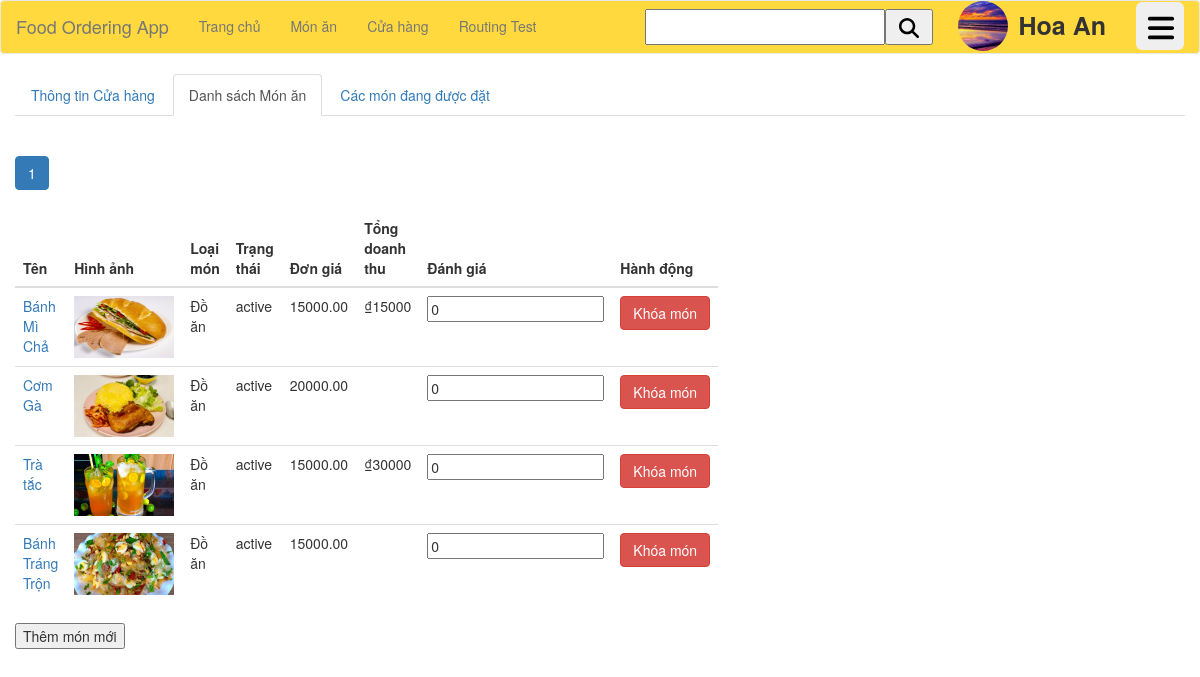
/current-store/product-list/1 (signed in), run on an earlier commit of the app's database.
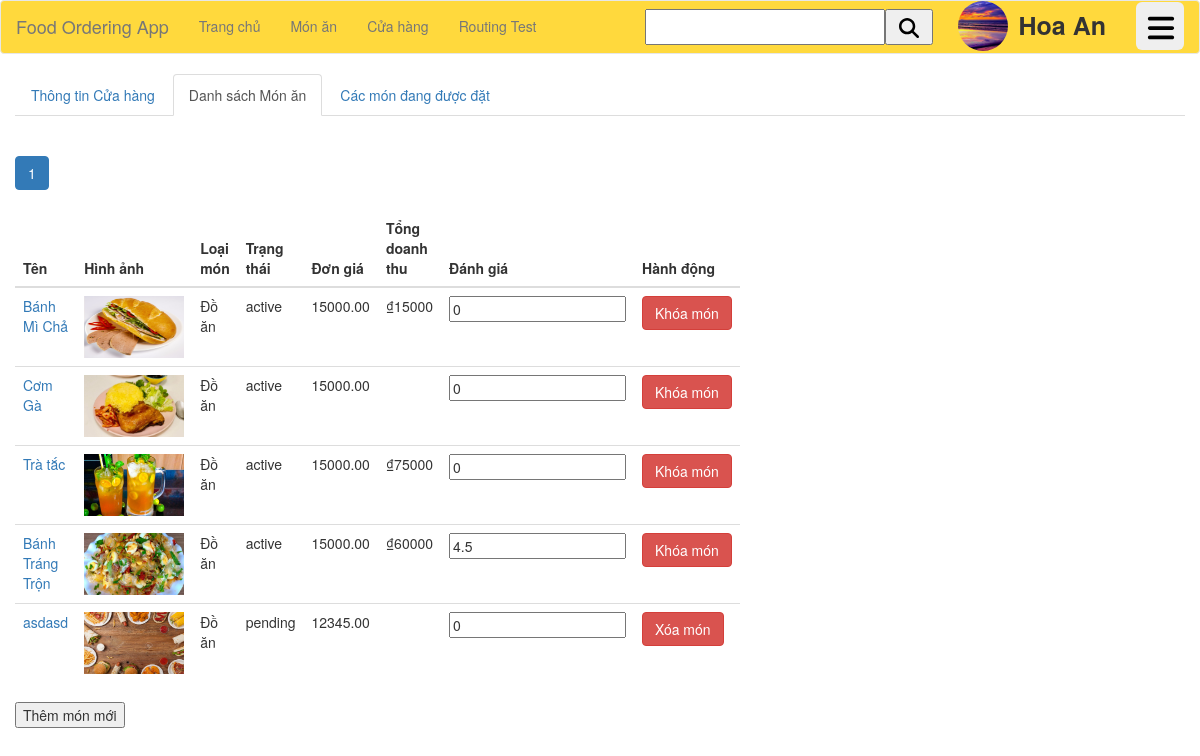
And on a later commit of the database.
### products/models.py (models this page shows, shortened)
class Product(models.Model):
    name = models.TextField(max_length=255)
    description = models.TextField(max_length=2048,blank = True)
    store = models.ForeignKey(Store,on_delete=models.CASCADE,null=True,related_name="products")
    price = MoneyField(max_digits=256,decimal_places=2,default = 0,default_currency='VND')
    new_price = MoneyField(max_digits=256,decimal_places=2,default = 0,default_currency='VND')
    image = models.ImageField(default='products.png', upload_to='products/')
    category = models.ForeignKey(Category,on_delete=models.DO_NOTHING,blank=True,null=True)
    status = models.ForeignKey(Product_Status,on_delete=models.DO_NOTHING,blank=True,null=True)
    moderated = models.DateTimeField(blank=True, null=True)
    updated = models.DateTimeField(auto_now=True)
    created = models.DateTimeField(auto_now_add=True)
    slug = models.SlugField(max_length=255,null=True)
    class Meta:
        db_table = "Product"
        verbose_name = "Product"
    @property
    def average_rating(self):
        average_rating = self.reviews.aggregate(Avg("rating"),Count('author'))
        return average_rating
    @property
    def total_revenue(self):
        order_products = self.order_products.exclude(Q(status__code = "pending")|Q(status__code = "cancelled")|Q(status__code = "ghosted"))
        return order_products.aggregate(Sum("total"))["total__sum"]

class Category(models.Model):
    code = models.TextField(max_length=100,default = "")
    name = models.TextField(max_length=100,default = "")
    updated = models.DateTimeField(auto_now=True)
    created = models.DateTimeField(auto_now_add=True)
    class Meta:
        db_table = "Category"
        verbose_name = "Category"

class Product_Status(models.Model):
    code = models.CharField(max_length=20)
    class Meta:
        db_table = "Product_Status"
        verbose_name = "Product_Status"
    def __str__(self):
        return self.code

### stores/views.py (the view, shortened to what this page needs)
# urls.py: path('current-store/product-list/<int:page_id>',StoreProductView),
def StoreProductView(request,page_id):
    ctx = {}
    try:
        store = request.user.store
    except:
        store = None
    products = Product.objects.filter(store = store)
    paginator = Paginator(products, 10)
    page = paginator.get_page(page_id)
    ctx["page"] = page
    ctx["page_range"] = range(1, paginator.num_pages + 1)
    return render(request, "Site/StoreProductList.html", ctx)

### profiles/models.py (called while the page is built)
	@property
	def is_store_owner(self):
		return Group.objects.get(name="StoreOwners") in self.user.groups.all()

	@property
	def is_deliverer(self):
		return Group.objects.get(name="Deliverers") in self.user.groups.all()

	@property
	def is_moderator(self):
		return Group.objects.get(name="Moderators") in self.user.groups.all()

### templates/Site/StoreProductList.html (shortened to what this page needs)
{% extends 'Site/index.html' %}
{% block content %}
    <div class = "container-fluid">
        {% if user.is_authenticated %}
            {% if user.store %}
                <ul class="nav nav-tabs">
                    <li><a href="/current-store">Thông tin Cửa hàng</a></li>
                    <li class="active"><a href="/current-store/product-list/1">Danh sách Món ăn</a></li>
                    <li><a href="/current-store/order-product/1">Các món đang được đặt</a></li>
                </ul>
                <br>
                <ul class="pagination" style = "display:flex;">
                    {% for i in page_range %}
                    <li {% if page.number == i %}class="active"{% endif %}><a href = "/current-store/product-list/{{i}}">{{i}}</a></li>
                    {% endfor %}
                </ul>
                <table class = "table table-hover" style = "width: 50vw;">
                    <thead>
                        <tr>
                            <th>Tên</th>
                            <th>Hình ảnh</th>
                            <th>Loại món</th>
                            <th>Trạng thái</th>
                            <th>Đơn giá</th>
                            <th>Tổng doanh thu</th>
                            <th>Đánh giá</th>
                            <th>Hành động</th>
                        </tr>
                    </thead>
                    <tbody>
                        {% for product in page %}
                        <tr>
                            <td><a href = "/current-store/product/{{product.slug}}">{{product.name}}</a></td>
                            <td><img style = "width:100px; height:62px;" src = "{{product.image.url}}"></td>
                            <td>{{product.category.name}}</td>
                            <td>{{product.status}}</td>
                            <td>{{product.price}}</td>
                            <td>{% if product.total_revenue %}₫{{product.total_revenue}}{% endif %}</td>
                            <td>
                                <input id="rating_product_{{forloop.counter0}}" type="text" name = "rating" value = "{% if product.average_rating.rating__avg %}{{product.average_rating.rating__avg}}{% else %}0{% endif %}">
                            </td>
                            <td>
                                {% if product.status.code == "pending" %}
                                <button type="button" class="btn btn-danger" data-toggle="modal" data-target="#delete_product_{{forloop.counter0}}_modal">
                                    Xóa món
                                </button>
                                {% elif product.status.code == "active" %}
                                <button type="button" class="btn btn-danger" data-toggle="modal" data-target="#disable_product_{{forloop.counter0}}_modal">
                                    Khóa món
                                </button>
                                {% endif %}
                            </td>
                        </tr>
                        {% endfor %}
                    </tbody>
                </table>
                <button onclick = "window.location.replace('/current-store/create-product')">Thêm món mới</button>
            {% else %}
                <meta http-equiv="refresh" content="1; url='/'" />
                <div>
                    <h3>Bạn không phải chủ cửa hàng, nên bạn sẽ được điều hướng sang trang chủ</h3>
                </div>
            {% endif %}
        {% else %}
            <meta http-equiv="refresh" content="1; url='/login'" />
            <div>
                <h3>You are not logged in now, so you will be directed to Login Page</h3>
            </div>
        {% endif %}
    </div>
{% endblock %}

What changed in the data, as far as the page shows it:
changed Product "Cơm Gà": price "20000.00" → "15000.00"
changed Product "Trà tắc": total_revenue "30000" → "75000"
changed Product "Bánh Tráng Trộn": total_revenue (not shown) → "60000"; rating "0" → "4.5"
added Product: name "asdasd", image (picture), category.name "Đồ ăn", status "pending", price "12345.00", rating "0"
